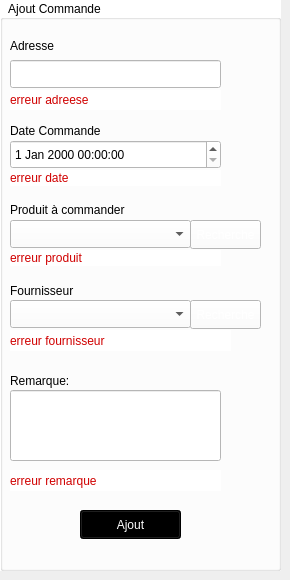
           <widget class="QWidget" name="tab">
            <attribute name="title">
             <string>Ajouter</string>
            </attribute>
            <widget class="QGroupBox" name="groupBox_4">
             <property name="geometry">
              <rect>
               <x>0</x>
               <y>0</y>
               <width>281</width>
               <height>571</height>
              </rect>
             </property>
             <property name="styleSheet">
              <string notr="true">background-color: rgb(255, 255, 255);
color: rgb(0, 0, 0);
font: 700 12pt &quot;Script MT Bold&quot;;</string>
             </property>
             <property name="title">
              <string>  Ajout Commande</string>
             </property>
             <widget class="QLabel" name="label_5">
              <property name="geometry">
               <rect>
                <x>10</x>
                <y>30</y>
                <width>111</width>
                <height>31</height>
               </rect>
              </property>
              <property name="styleSheet">
               <string notr="true">color: rgb(0, 0, 0);
font: 12pt &quot;Segoe UI&quot;;
background-color: transparent;</string>
              </property>
              <property name="text">
               <string>Adresse</string>
              </property>
             </widget>
             <widget class="QLineEdit" name="lineEdit_adresse">
              <property name="geometry">
               <rect>
                <x>10</x>
                <y>60</y>
                <width>211</width>
                <height>28</height>
               </rect>
              </property>
              <property name="text">
               <string/>
              </property>
             </widget>
             <widget class="QLabel" name="label_6">
              <property name="geometry">
               <rect>
                <x>10</x>
                <y>120</y>
                <width>151</width>
                <height>21</height>
               </rect>
              </property>
              <property name="styleSheet">
               <string notr="true">font: 12pt &quot;Segoe UI&quot;;


color: rgb(0, 0, 0);
background-color: transparent;
</string>
              </property>
              <property name="text">
               <string>Date Commande</string>
              </property>
             </widget>
             <widget class="QLabel" name="label_7">
              <property name="geometry">
               <rect>
                <x>10</x>
                <y>200</y>
                <width>201</width>
                <height>20</height>
               </rect>
              </property>
              <property name="styleSheet">
               <string notr="true">font: 12pt &quot;Segoe UI&quot;;


color: rgb(0, 0, 0);
background-color: transparent;</string>
              </property>
              <property name="text">
               <string>Produit à commander</string>
              </property>
             </widget>
             <widget class="QLabel" name="label_8">
              <property name="geometry">
               <rect>
                <x>10</x>
                <y>370</y>
                <width>131</width>
                <height>21</height>
               </rect>
              </property>
              <property name="styleSheet">
               <string notr="true">color: rgb(0, 0, 0);
background-color: transparent;
font: 12pt &quot;Segoe UI&quot;;

</string>
              </property>
              <property name="text">
               <string>Remarque:</string>
              </property>
             </widget>
             <widget class="QLineEdit" name="lineEdit_remarque">
              <property name="geometry">
               <rect>
                <x>10</x>
                <y>390</y>
                <width>211</width>
                <height>71</height>
               </rect>
              </property>
             </widget>
             <widget class="QPushButton" name="pushButton">
              <property name="geometry">
               <rect>
                <x>80</x>
                <y>510</y>
                <width>101</width>
                <height>29</height>
               </rect>
              </property>
              <property name="styleSheet">
               <string notr="true">color: rgb(255, 255, 255);
background-color: rgb(0, 0, 0);</string>
              </property>
              <property name="text">
               <string>Ajout</string>
              </property>
             </widget>
             <widget class="QDateTimeEdit" name="dateTimeEdit">
              <property name="geometry">
               <rect>
                <x>10</x>
                <y>140</y>
                <width>211</width>
                <height>29</height>
               </rect>
              </property>
              <property name="styleSheet">
               <string notr="true">font: 9pt &quot;Segoe UI&quot;;</string>
              </property>
             </widget>
             <widget class="QComboBox" name="comboBox_produit">
              <property name="geometry">
               <rect>
                <x>10</x>
                <y>220</y>
                <width>181</width>
                <height>28</height>
               </rect>
              </property>
              <property name="styleSheet">
               <string notr="true">font: 11pt &quot;Segoe UI&quot;;</string>
              </property>
              <item>
               <property name="text">
                <string/>
               </property>
              </item>
             </widget>
             <widget class="QPushButton" name="pushButton_recherche_fourni">
              <property name="geometry">
               <rect>
                <x>190</x>
                <y>300</y>
                <width>71</width>
                <height>29</height>
               </rect>
              </property>
              <property name="styleSheet">
               <string notr="true">color: rgb(255, 255, 255);
background-color: rgb(255, 255, 255);</string>
              </property>
              <property name="text">
               <string>Recherche</string>
              </property>
             </widget>
             <widget class="QComboBox" name="comboBox_Fournisseur">
              <property name="geometry">
               <rect>
                <x>10</x>
                <y>300</y>
                <width>181</width>
                <height>28</height>
               </rect>
              </property>
              <property name="styleSheet">
               <string notr="true">font: 11pt &quot;Segoe UI&quot;;</string>
              </property>
              <item>
               <property name="text">
                <string/>
               </property>
              </item>
             </widget>
             <widget class="QLabel" name="label_13">
              <property name="geometry">
               <rect>
                <x>10</x>
                <y>280</y>
                <width>201</width>
                <height>21</height>
               </rect>
              </property>
              <property name="styleSheet">
               <string notr="true">font: 12pt &quot;Segoe UI&quot;;


color: rgb(0, 0, 0);
background-color: transparent;</string>
              </property>
              <property name="text">
               <string>Fournisseur</string>
              </property>
             </widget>
             <widget class="QLabel" name="Error_adresse">
              <property name="geometry">
               <rect>
                <x>10</x>
                <y>90</y>
                <width>211</width>
                <height>20</height>
               </rect>
              </property>
              <property name="styleSheet">
               <string notr="true">
color: rgb(208, 0, 0);</string>
              </property>
              <property name="text">
               <string>erreur adreese</string>
              </property>
             </widget>
             <widget class="QLabel" name="errorDate">
              <property name="geometry">
               <rect>
                <x>10</x>
                <y>170</y>
                <width>211</width>
                <height>16</height>
               </rect>
              </property>
              <property name="styleSheet">
               <string notr="true">color: rgb(208, 0, 0);
</string>
              </property>
              <property name="text">
               <string>erreur date</string>
              </property>
             </widget>
             <widget class="QLabel" name="Error_produit">
              <property name="geometry">
               <rect>
                <x>10</x>
                <y>250</y>
                <width>211</width>
                <height>16</height>
               </rect>
              </property>
              <property name="styleSheet">
               <string notr="true">color: rgb(208, 0, 0);</string>
              </property>
              <property name="text">
               <string>erreur produit</string>
              </property>
             </widget>
             <widget class="QLabel" name="Error_fournisseur">
              <property name="geometry">
               <rect>
                <x>10</x>
                <y>330</y>
                <width>221</width>
                <height>21</height>
               </rect>
              </property>
              <property name="styleSheet">
               <string notr="true">color: rgb(208, 0, 0);</string>
              </property>
              <property name="text">
               <string>erreur fournisseur</string>
              </property>
             </widget>
             <widget class="QLabel" name="Error_remarque">
              <property name="geometry">
               <rect>
                <x>10</x>
                <y>470</y>
                <width>211</width>
                <height>21</height>
               </rect>
              </property>
              <property name="styleSheet">
               <string notr="true">color: rgb(208, 0, 0);</string>
              </property>
              <property name="text">
               <string>erreur remarque</string>
              </property>
             </widget>
             <widget class="QPushButton" name="pushButton_recherche_produit">
              <property name="geometry">
               <rect>
                <x>190</x>
                <y>220</y>
                <width>71</width>
                <height>29</height>
               </rect>
              </property>
              <property name="styleSheet">
               <string notr="true">color: rgb(255, 255, 255);
background-color: rgb(255,255, 255);</string>
              </property>
              <property name="text">
               <string>Recherche</string>
              </property>
             </widget>
            </widget>
           </widget>
